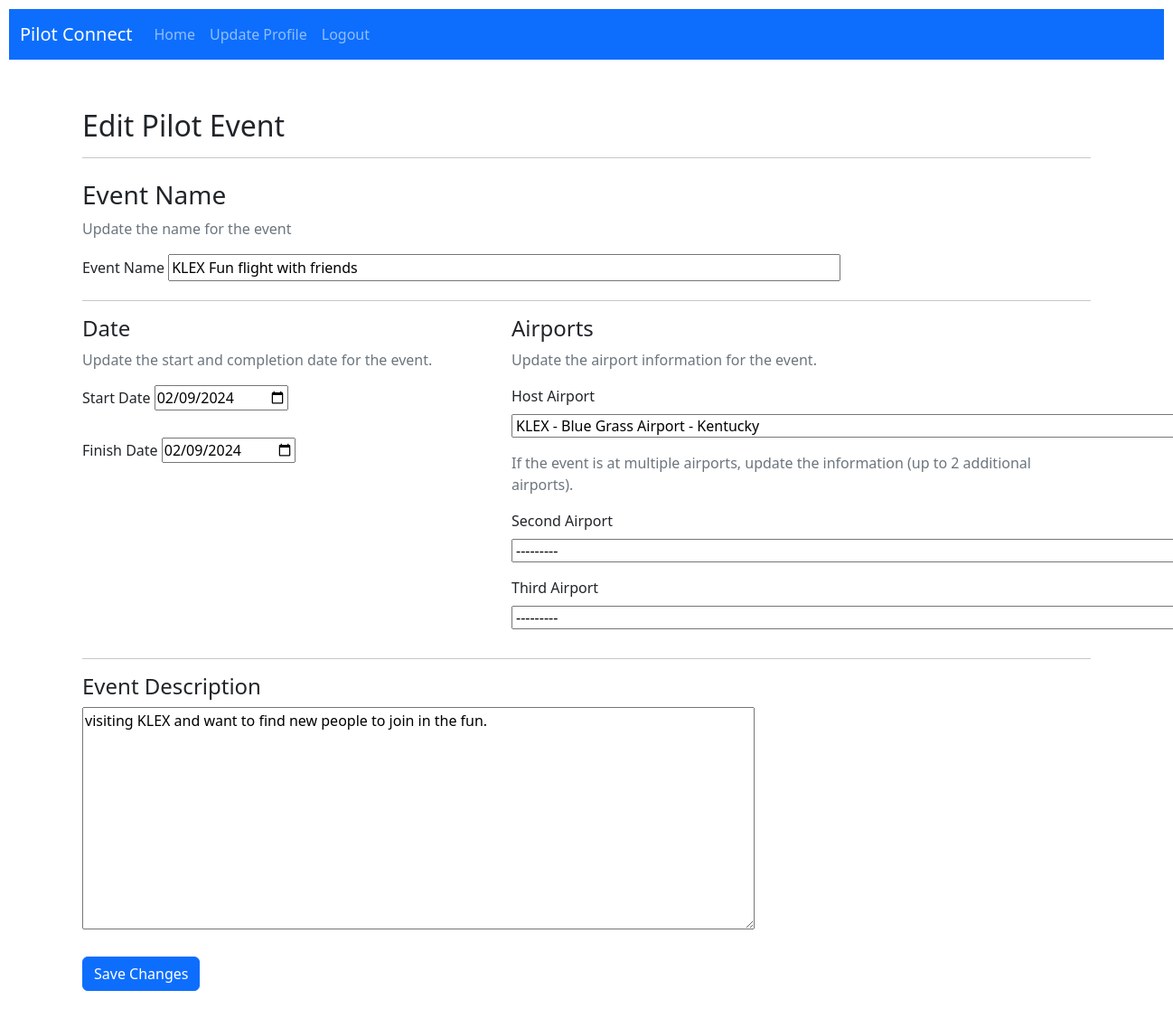
Page /edit-pilot-event/2/ (signed in) on the committed database.
### connections/models.py (models this page shows, shortened)
class PilotEvent(models.Model):
    event_name = models.CharField(max_length=500)
    event_start_date = models.DateField()
    event_finish_date = models.DateField()
    host_airport = models.ForeignKey(AirportData, on_delete=models.CASCADE, blank=True, null=True, related_name='host_airport_events')
    second_airport = models.ForeignKey(AirportData, on_delete=models.CASCADE, blank=True, null=True, related_name='second_airport_events')
    third_airport = models.ForeignKey(AirportData, on_delete=models.CASCADE, blank=True, null=True, related_name='third_airport_events')
    host_name = models.ForeignKey(User, on_delete=models.CASCADE)  # ForeignKey to User
    event_description = models.TextField()

### connections/views.py (the view)
# urls.py: path('edit-pilot-event/<int:event_id>/', views.edit_pilot_event, name='edit_pilot_event'),
@login_required
def edit_pilot_event(request, event_id):
    pilot_event = get_object_or_404(PilotEvent, id=event_id)
    if request.user != pilot_event.host_name:
        return render(request, 'connections/access_denied.html')
    if request.method == 'POST':
        form = PilotEventForm(request.POST, instance=pilot_event)
        if form.is_valid():
            form.save()
            return redirect('user_hosted_events')
    else:
        form = PilotEventForm(instance=pilot_event)
    return render(request, 'connections/edit_pilot_event.html', {'form': form, 'event': pilot_event})

### connections/forms.py
class PilotEventForm(forms.ModelForm):
    class Meta:
        model = PilotEvent
        fields = ['event_name', 'event_start_date', 'event_finish_date', 'host_airport', 'second_airport', 'third_airport', 'event_description']
        widgets = {
            'event_start_date': forms.DateInput(attrs={'type': 'date'}),
            'event_finish_date': forms.DateInput(attrs={'type': 'date'}),
            'event_description': forms.Textarea(attrs={'class': 'custom-event-description-input', 'style': 'width: 66.666%'}),
        }
    event_name = forms.CharField(widget=forms.TextInput(attrs={'class': 'custom-event-name-input', 'style': 'width: 66.666%'}))
    def __init__(self, *args, **kwargs):
        super().__init__(*args, **kwargs)
        self.fields['host_airport'].queryset = AirportData.objects.order_by('icao')
        self.fields['second_airport'].queryset = AirportData.objects.order_by('icao')
        self.fields['third_airport'].queryset = AirportData.objects.order_by('icao')

### connections/models.py (called while the page is built)
    def __str__(self):
        return f"{self.icao} - {self.airport} - {self.state}"

### connections/templates/connections/edit_pilot_event.html (shortened to what this page needs)
{% extends 'connections/base.html' %}
{% block content %}
  <div class="container mt-4">
    <h2>Edit Pilot Event</h2>
    <hr>
    <form method="post" action="{% url 'edit_pilot_event' event.id %}" class="mt-4">
      <div class="row mb-3">
        <div class="col-12">
          <h3>Event Name</h3>
          <p class="text-secondary">Update the name for the event</p>
          <label for="{{ form.event_name.id_for_label }}" class="form-label">Event Name</label>
          {{ form.event_name }}
        </div>
      </div>
      <hr>
      <div class="row">
        <div class="col-md-5">
          <h4>Date</h4>
          <p class="text-secondary">Update the start and completion date for the event.</p>
          <div class="mb-4">
            <label for="{{ form.event_start_date.id_for_label }}" class="form-label">Start Date</label>
            {{ form.event_start_date }}
          </div>
          <div class="mb-4">
            <label for="{{ form.event_finish_date.id_for_label }}" class="form-label">Finish Date</label>
            {{ form.event_finish_date }}
          </div>
        </div>
        <div class="col-md-7">
          <h4>Airports</h4>
          <p class="text-secondary">Update the airport information for the event.</p>
          <div class="mb-3">
            <label for="{{ form.host_airport.id_for_label }}" class="form-label">Host Airport</label>
            {{ form.host_airport }}
            <br>
          </div>
          <div class="mb-3">
            <p class="text-secondary">If the event is at multiple airports, update the information (up to 2 additional airports).</p>
            <label for="{{ form.second_airport.id_for_label }}" class="form-label">Second Airport</label>
            {{ form.second_airport }}
          </div>
          <div class="mb-3">
            <label for="{{ form.third_airport.id_for_label }}" class="form-label">Third Airport</label>
            {{ form.third_airport }}
          </div>
        </div>
      </div>
      <hr>
      <div class="row mb-3">
        <div class="col-md-12">
          <h4>Event Description</h4>
          <div class="mb-1">
            {{ form.event_description }}
          </div>
        </div>
      </div>
      <button type="submit" class="btn btn-primary mt-1">Save Changes</button>
    </form>
  </div>
{% endblock %}

### connections/templates/connections/base.html (style rules this page uses)
body { margin: 0; padding: 0; display: flex; flex-direction: column; min-height: 100vh; }

### rows in the picture
PilotEvent: event_name "KLEX Fun flight with friends", event_start_date "02/09/2024", event_finish_date "02/09/2024", host_airport "KLEX - Blue Grass Airport - Kentucky", second_airport "---------", third_airport "---------", event_description "visiting KLEX and want to find new people to join in the fun."
